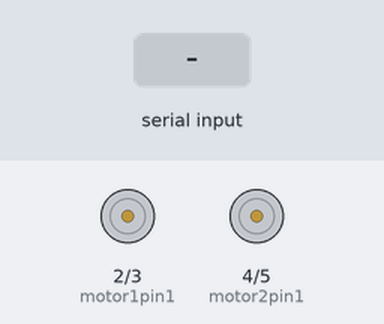
Bench run of a sketch on a simulated Arduino Uno, built with avr-gcc and run on an emulated ATmega328P. Shown: motor-driver pin pairs drawn as motors (green arrow = first pin HIGH = forward, orange = second pin HIGH = backward, longer = more drive). Inputs (shaded band) come from the test bench.

Above: at 1.2 s.
1.3 s: "1" received over the second serial link
At 1.6 s:
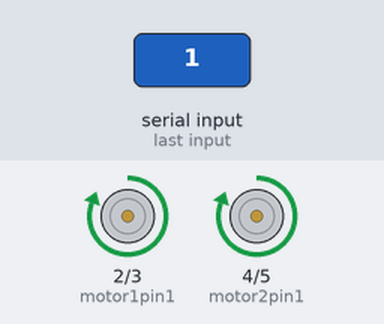
Timing chart, 0 to 4.3 s (numbered marks = the images above; inputs shaded):
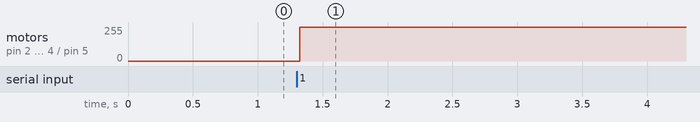

Measured:
- after the input at 1.3 s, motor on pin 2 (motor1pin1) / pin 3 (motor1pin2), motor on pin 4 (motor2pin1) / pin 5 (motor2pin2): stopped → forward 255/255 at once

The sketch:

yescodeforarduino.ino
```cpp
#include <SoftwareSerial.h>
SoftwareSerial BT(1,0);
char val;

int motor1pin1 = 2;
int motor1pin2 = 3;
int motor2pin1 = 4;
int motor2pin2 = 5;
void setup() {
  // put your setup code here, to run once:
  pinMode(motor1pin1, OUTPUT);
  pinMode(motor1pin2, OUTPUT);
  pinMode(motor2pin1, OUTPUT);
  pinMode(motor2pin2, OUTPUT);
  BT.begin(9600);
}

void loop() {
  // put your main code here, to run repeatedly:
  if( BT.available() ){
    val = BT.read();
    BT.print("Reading new data: ");
    BT.println(val);
  }
  if (val < 2)
  {
    digitalWrite(motor1pin1,   LOW);
    digitalWrite(motor1pin2, LOW);

    digitalWrite(motor2pin1,   LOW);
    digitalWrite(motor2pin2, LOW);
  }
  else if (val > 2)
  {
    digitalWrite(motor1pin1,   HIGH);
    digitalWrite(motor1pin2, LOW);

    digitalWrite(motor2pin1,   HIGH);
    digitalWrite(motor2pin2, LOW);
  }
 /* else
  {
    digitalWrite(motor1pin1,   LOW);
    digitalWrite(motor1pin2, LOW);

    digitalWrite(motor2pin1,   LOW);
    digitalWrite(motor2pin2, LOW);
  }*/
  delay(100);
  /*digitalWrite(motor1pin1,   HIGH);
  digitalWrite(motor1pin2, LOW);
  delay(3000);

  digitalWrite(motor2pin1,   LOW);
  digitalWrite(motor2pin2, HIGH);
  delay(3000);

  digitalWrite(motor1pin1,   HIGH);
  digitalWrite(motor1pin2, LOW);
  delay(3000);

  digitalWrite(motor2pin1,   LOW);
  digitalWrite(motor2pin2, HIGH);
  delay(3000);*/
}
```
